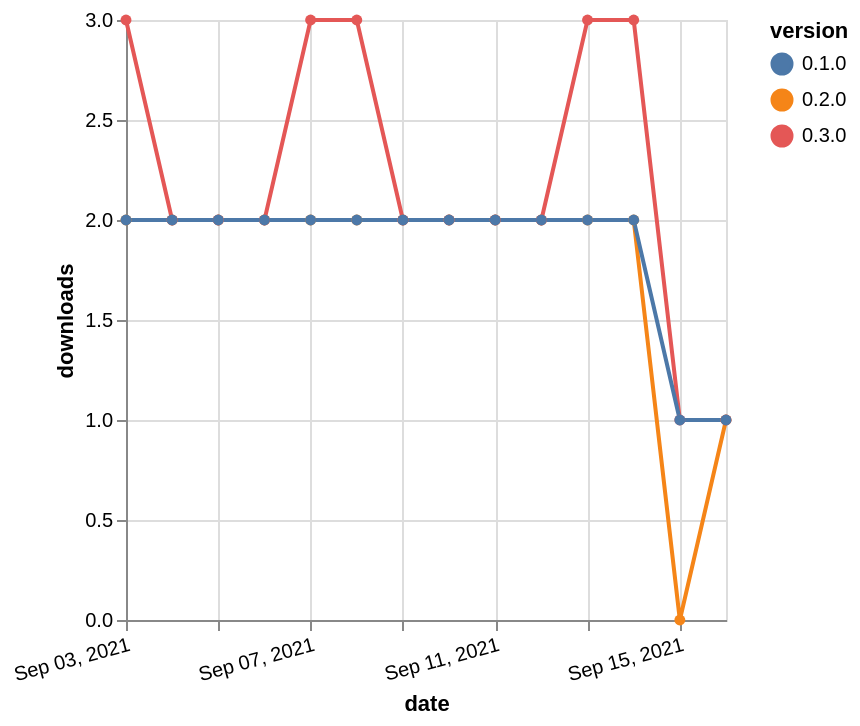

This figure's Vega-Lite source:
### Vega-Lite specification from a JSON file in a GitHub repository (floating-point values rounded to 4 significant figures)
{"$schema": "https://vega.github.io/schema/vega-lite/v5.json", "description": "A simple bar chart with embedded data.", "data": {"values": [{"date": "2021-09-03", "total": 749, "delta": 2, "version": "0.2.0"}, {"date": "2021-09-04", "total": 751, "delta": 2, "version": "0.2.0"}, {"date": "2021-09-05", "total": 753, "delta": 2, "version": "0.2.0"}, {"date": "2021-09-06", "total": 755, "delta": 2, "version": "0.2.0"}, {"date": "2021-09-07", "total": 757, "delta": 2, "version": "0.2.0"}, {"date": "2021-09-08", "total": 759, "delta": 2, "version": "0.2.0"}, {"date": "2021-09-09", "total": 761, "delta": 2, "version": "0.2.0"}, {"date": "2021-09-10", "total": 763, "delta": 2, "version": "0.2.0"}, {"date": "2021-09-11", "total": 765, "delta": 2, "version": "0.2.0"}, {"date": "2021-09-12", "total": 767, "delta": 2, "version": "0.2.0"}, {"date": "2021-09-13", "total": 769, "delta": 2, "version": "0.2.0"}, {"date": "2021-09-14", "total": 771, "delta": 2, "version": "0.2.0"}, {"date": "2021-09-15", "total": 771, "delta": 0, "version": "0.2.0"}, {"date": "2021-09-16", "total": 772, "delta": 1, "version": "0.2.0"}, {"date": "2021-09-03", "total": 610, "delta": 3, "version": "0.3.0"}, {"date": "2021-09-04", "total": 612, "delta": 2, "version": "0.3.0"}, {"date": "2021-09-05", "total": 614, "delta": 2, "version": "0.3.0"}, {"date": "2021-09-06", "total": 616, "delta": 2, "version": "0.3.0"}, {"date": "2021-09-07", "total": 619, "delta": 3, "version": "0.3.0"}, {"date": "2021-09-08", "total": 622, "delta": 3, "version": "0.3.0"}, {"date": "2021-09-09", "total": 624, "delta": 2, "version": "0.3.0"}, {"date": "2021-09-10", "total": 626, "delta": 2, "version": "0.3.0"}, {"date": "2021-09-11", "total": 628, "delta": 2, "version": "0.3.0"}, {"date": "2021-09-12", "total": 630, "delta": 2, "version": "0.3.0"}, {"date": "2021-09-13", "total": 633, "delta": 3, "version": "0.3.0"}, {"date": "2021-09-14", "total": 636, "delta": 3, "version": "0.3.0"}, {"date": "2021-09-15", "total": 637, "delta": 1, "version": "0.3.0"}, {"date": "2021-09-16", "total": 638, "delta": 1, "version": "0.3.0"}, {"date": "2021-09-03", "total": 1158, "delta": 2, "version": "0.1.0"}, {"date": "2021-09-04", "total": 1160, "delta": 2, "version": "0.1.0"}, {"date": "2021-09-05", "total": 1162, "delta": 2, "version": "0.1.0"}, {"date": "2021-09-06", "total": 1164, "delta": 2, "version": "0.1.0"}, {"date": "2021-09-07", "total": 1166, "delta": 2, "version": "0.1.0"}, {"date": "2021-09-08", "total": 1168, "delta": 2, "version": "0.1.0"}, {"date": "2021-09-09", "total": 1170, "delta": 2, "version": "0.1.0"}, {"date": "2021-09-10", "total": 1172, "delta": 2, "version": "0.1.0"}, {"date": "2021-09-11", "total": 1174, "delta": 2, "version": "0.1.0"}, {"date": "2021-09-12", "total": 1176, "delta": 2, "version": "0.1.0"}, {"date": "2021-09-13", "total": 1178, "delta": 2, "version": "0.1.0"}, {"date": "2021-09-14", "total": 1180, "delta": 2, "version": "0.1.0"}, {"date": "2021-09-15", "total": 1181, "delta": 1, "version": "0.1.0"}, {"date": "2021-09-16", "total": 1182, "delta": 1, "version": "0.1.0"}]}, "width": "container", "mark": {"type": "line", "point": {"filled": true}}, "encoding": {"x": {"field": "date", "type": "temporal", "timeUnit": "yearmonthdate", "title": "date", "axis": {"labelAngle": -15}}, "y": {"field": "delta", "type": "quantitative", "title": "downloads"}, "color": {"field": "version", "type": "nominal"}, "tooltip": {"field": "delta"}}}
